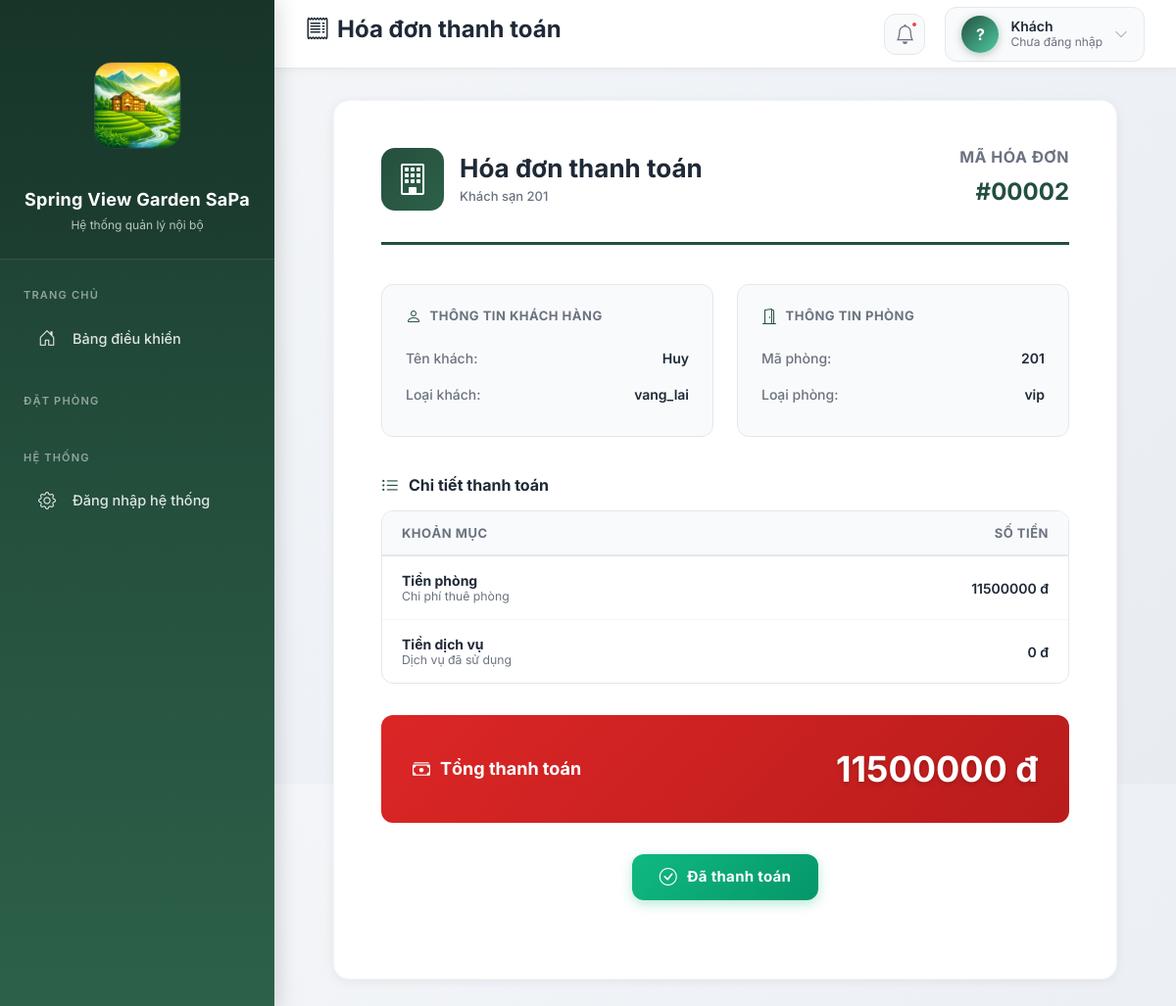
The app's page /hoa-don/2/ with its own data.
### hoa_don/models.py (models this page shows, shortened)
class HoaDon(models.Model):
    TRANG_THAI_CHOICES = [
        ('chua_tt', 'Chưa thanh toán'),
        ('da_tt', 'Đã thanh toán'),
    ]
    dat_phong = models.OneToOneField(
        DatPhong,
        on_delete=models.CASCADE,
        related_name='hoa_don',
        verbose_name="Đặt phòng"
    )
    tien_phong = models.PositiveIntegerField(default=0)
    tien_dich_vu = models.PositiveIntegerField(default=0)
    tong_tien = models.PositiveIntegerField(default=0)
    trang_thai = models.CharField(
        max_length=10,
        choices=TRANG_THAI_CHOICES,
        default='chua_tt'
    )
    thoi_diem_tao = models.DateTimeField(auto_now_add=True)

### dat_phong/models.py (models this page shows, shortened)
class DatPhong(models.Model):
    LOAI_KHACH_CHOICES = [
        ('vang_lai', 'Vãng lai'),
        ('tour', 'Khách tour đoàn'),
        ('booking', 'Booking'),
        ('agoda', 'Agoda'),
        ('traveloka', 'Traveloka'),
    ]
    ma_khach = models.CharField(
        max_length=10,
        unique=True,
        editable=False,
        null=True,
        blank=True,
        verbose_name="Mã khách"
    )
    phong = models.ForeignKey(
        Phong,
        on_delete=models.PROTECT,
        verbose_name="Phòng"
    )
    ten_khach = models.CharField(
        max_length=100,
        verbose_name="Tên khách"
    )
    loai_khach = models.CharField(
        max_length=20,
        choices=LOAI_KHACH_CHOICES,
        verbose_name="Loại khách"
    )
    ngay_nhan = models.DateField(
        verbose_name="Ngày nhận phòng"
    )
    ngay_tra_du_kien = models.DateField(
        verbose_name="Ngày trả dự kiến"
    )
    ngay_tra = models.DateField(
        null=True,
        blank=True,
        verbose_name="Ngày trả phòng"
    )
    dang_o = models.BooleanField(
        default=True,
        verbose_name="Đang ở"
    )
    class Meta:
        ordering = ['-dang_o', '-ngay_nhan']

### khach_san/models.py (models this page shows, shortened)
class Phong(models.Model):
    TRANG_THAI_CHOICES = [
        ('trong', 'Trống'),
        ('dang_thue', 'Đang thuê'),
        ('dang_bao_tri', 'Đang bảo trì'),
    ]
    ma_phong = models.CharField(max_length=10, unique=True)
    loai_phong = models.ForeignKey(LoaiPhong, on_delete=models.PROTECT)
    trang_thai = models.CharField(
        max_length=20,
        choices=TRANG_THAI_CHOICES,
        default='trong'
    )

class LoaiPhong(models.Model):
    ten_loai = models.CharField(max_length=100)
    gia_mot_dem = models.PositiveIntegerField(
        verbose_name="Giá / đêm (VND)"
    )

### hoa_don/views.py (the view)
# urls.py: path('<int:dat_phong_id>/', views.chi_tiet_hoa_don, name='chi_tiet'),
def chi_tiet_hoa_don(request, dat_phong_id):
    hoa_don = get_object_or_404(HoaDon, dat_phong_id=dat_phong_id)
    return render(request, 'hoa_don/chi_tiet_hoa_don.html', {
        'hoa_don': hoa_don
    })

### templates/hoa_don/chi_tiet_hoa_don.html (shortened to what this page needs)
<html>
 <head>
  <script src="https://cdn.tailwindcss.com" type="text/javascript"></script>
 </head>
 <body>
  {% extends "base.html" %} {% block page_title %} <i class="bi bi-receipt me-2"></i>Hóa đơn thanh toán {% endblock %}  {% block content %}
  <div class="invoice-container">
   <div class="invoice-card">
    <div class="invoice-header">
     <div class="invoice-logo">
      <div class="invoice-logo-icon"><i class="bi bi-building"></i>
      </div>
      <div class="invoice-logo-text">
       <h2>Hóa đơn thanh toán</h2>
       <p>Khách sạn {{ hoa_don.dat_phong.phong.ma_phong }}</p>
      </div>
     </div>
     <div class="invoice-number">
      <h4>Mã hóa đơn</h4>
      <p>#{{ hoa_don.id|stringformat:"05d" }}</p>
     </div>
    </div>
    <div class="customer-info-section">
     <div class="customer-info-card">
      <h5><i class="bi bi-person"></i> Thông tin khách hàng</h5>
      <div class="info-row"><span class="info-label">Tên khách:</span> <span class="info-value">{{ hoa_don.dat_phong.ten_khach }}</span>
      </div>
      <div class="info-row"><span class="info-label">Loại khách:</span> <span class="info-value">{{ hoa_don.dat_phong.loai_khach }}</span>
      </div>
     </div>
     <div class="customer-info-card">
      <h5><i class="bi bi-door-open"></i> Thông tin phòng</h5>
      <div class="info-row"><span class="info-label">Mã phòng:</span> <span class="info-value">{{ hoa_don.dat_phong.phong.ma_phong }}</span>
      </div>
      <div class="info-row"><span class="info-label">Loại phòng:</span> <span class="info-value">{{ hoa_don.dat_phong.phong.loai_phong.ten_loai }}</span>
      </div>
     </div>
    </div>
    <div class="invoice-table">
     <h5><i class="bi bi-list-ul"></i> Chi tiết thanh toán</h5>
     <div class="invoice-items">
      <table>
       <thead>
        <tr>
         <th>Khoản mục</th>
         <th>Số tiền</th>
        </tr>
       </thead>
       <tbody>
        <tr>
         <td><strong>Tiền phòng</strong><br><small style="color: #6b7280;">Chi phí thuê phòng</small></td>
         <td>{{ hoa_don.tien_phong|floatformat:0 }} đ</td>
        </tr>
        <tr>
         <td><strong>Tiền dịch vụ</strong><br><small style="color: #6b7280;">Dịch vụ đã sử dụng</small></td>
         <td>{{ hoa_don.tien_dich_vu|floatformat:0 }} đ</td>
        </tr>
       </tbody>
      </table>
     </div>
    </div>
    <div class="invoice-total">
     <h4><i class="bi bi-cash-stack"></i> Tổng thanh toán</h4>
     <div class="invoice-total-amount">
      {{ hoa_don.tong_tien|floatformat:0 }} đ
     </div>
    </div>
    <div class="status-section">
     {% if hoa_don.trang_thai == 'chua_tt' %} <span class="status-badge unpaid"> <i class="bi bi-exclamation-circle"></i> Chưa thanh toán </span> {% else %} <span class="status-badge paid"> <i class="bi bi-check-circle"></i> Đã thanh toán </span> {% endif %}
    </div>
   </div>
  </div> {% endblock %}

### templates/base.html (style rules this page uses)
body { box-sizing: border-box; }
* { margin: 0; padding: 0; box-sizing: border-box; }
html, body { height: 100%; width: 100%; font-family: 'Inter', -apple-system, BlinkMacSystemFont, sans-serif; }
body { background: linear-gradient(135deg, #f5f7fa 0%, #e8ecf1 100%); overflow-x: hidden; }

### templates/hoa_don/chi_tiet_hoa_don.html (style rules this page uses)
.invoice-container { max-width: 800px; margin: 0 auto; }
.invoice-card { background: white; border-radius: 16px; padding: 48px; box-shadow: 0 2px 12px rgba(0, 0, 0, 0.06); border: 1px solid #f3f4f6; position: relative; }
.invoice-header { display: flex; justify-content: space-between; align-items: flex-start; margin-bottom: 40px; padding-bottom: 32px; border-bottom: 3px solid #244f3d; }
.invoice-logo { display: flex; align-items: center; gap: 16px; }
.invoice-logo-icon { width: 64px; height: 64px; background: linear-gradient(135deg, #244f3d 0%, #2d6149 100%); border-radius: 14px; display: flex; align-items: center; justify-content: center; font-size: 32px; color: white; }
.invoice-logo-text h2 { font-size: 26px; font-weight: 700; color: #1f2937; margin: 0 0 4px 0; }
.invoice-logo-text p { font-size: 13px; color: #6b7280; margin: 0; font-weight: 500; }
.invoice-number { text-align: right; }
.invoice-number h4 { font-size: 16px; font-weight: 700; color: #6b7280; text-transform: uppercase; letter-spacing: 0.5px; margin: 0 0 8px 0; }
.invoice-number p { font-size: 24px; font-weight: 700; color: #244f3d; margin: 0; }
.customer-info-section { display: grid; grid-template-columns: 1fr 1fr; gap: 24px; margin-bottom: 40px; }
.customer-info-card { background: #f9fafb; border: 1px solid #e5e7eb; border-radius: 12px; padding: 24px; }
.customer-info-card h5 { font-size: 13px; font-weight: 700; color: #6b7280; text-transform: uppercase; letter-spacing: 0.5px; margin-bottom: 16px; display: flex; align-items: center; gap: 8px; }
.customer-info-card h5 i { font-size: 16px; color: #244f3d; }
.info-row { display: flex; justify-content: space-between; padding: 8px 0; }
.info-label { font-size: 14px; color: #6b7280; font-weight: 500; }
.info-value { font-size: 14px; color: #1f2937; font-weight: 600; text-align: right; }
.invoice-table { margin-bottom: 32px; }
.invoice-table h5 { font-size: 16px; font-weight: 700; color: #1f2937; margin-bottom: 16px; display: flex; align-items: center; gap: 10px; }
.invoice-table h5 i { font-size: 18px; color: #244f3d; }
.invoice-items { border: 1px solid #e5e7eb; border-radius: 12px; overflow: hidden; }
.invoice-items table { width: 100%; border-collapse: collapse; }
.invoice-items thead { background: #f9fafb; }
.invoice-items th { font-size: 13px; font-weight: 700; color: #6b7280; text-transform: uppercase; letter-spacing: 0.5px; padding: 14px 20px; text-align: left; border-bottom: 2px solid #e5e7eb; }
.invoice-items th:last-child { text-align: right; }
.invoice-items td { font-size: 14px; color: #1f2937; padding: 16px 20px; border-bottom: 1px solid #f3f4f6; }
.invoice-items tbody tr:last-child td { border-bottom: none; }
.invoice-items td:last-child { text-align: right; font-weight: 600; }
.invoice-total { background: linear-gradient(135deg, #dc2626 0%, #b91c1c 100%); border-radius: 12px; padding: 28px 32px; margin-bottom: 32px; color: white; display: flex; justify-content: space-between; align-items: center; }
.invoice-total h4 { font-size: 18px; font-weight: 700; margin: 0; display: flex; align-items: center; gap: 10px; }
.invoice-total-amount { font-size: 36px; font-weight: 700; text-shadow: 0 2px 4px rgba(0, 0, 0, 0.2); }
.status-section { display: flex; align-items: center; justify-content: center; margin-bottom: 32px; }
.status-badge { display: inline-flex; align-items: center; gap: 10px; padding: 12px 28px; border-radius: 12px; font-size: 15px; font-weight: 700; letter-spacing: 0.3px; }
.status-badge.paid { background: linear-gradient(135deg, #10b981 0%, #059669 100%); color: white; box-shadow: 0 4px 12px rgba(16, 185, 129, 0.3); }
.status-badge i { font-size: 18px; }

### records on screen
HoaDon: dat_phong.phong.ma_phong "201", id "00002", dat_phong.ten_khach "Huy", dat_phong.loai_khach "vang_lai", dat_phong.phong.loai_phong.ten_loai "vip", tien_phong "11500000", tien_dich_vu "0", tong_tien "11500000"
